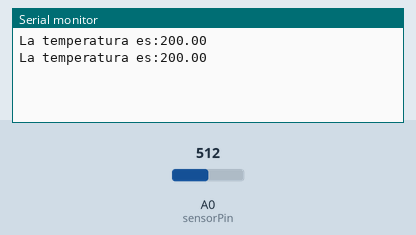
Simulated run of this sketch. Board: Arduino Uno, built with avr-gcc and run on an emulated ATmega328P. On the bench: the last lines printed to the serial monitor. The inputs (shaded band) are chosen by the test bench; at power-on: A0 (sensorPin) = 512.

Above: at 1.8 s.
1.9 s: A0 (sensorPin) set to 716
At 2.3 s:
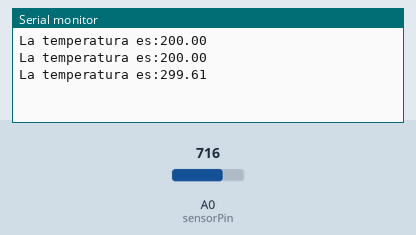
3.4 s: A0 (sensorPin) set to 900
At 4.8 s:
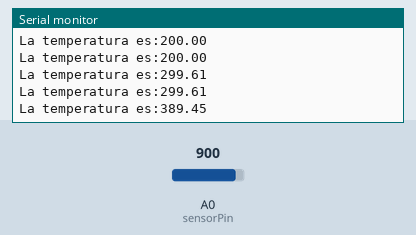
Timing chart, 0 to 6.4 s (numbered marks = the images above; inputs shaded):
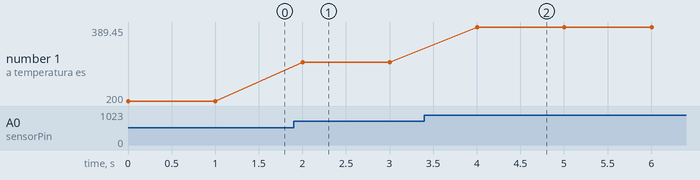

Measured:
- after the input at 1.9 s, the serial monitor: prints a new line after 0.10 s (image 1)
- after the input at 3.4 s, the serial monitor: prints a new line after 0.60 s (image 2)
- plotted number 1: 200 → 299.61 after the input at 1.9 s, 299.61 → 389.45 after the input at 3.4 s

The sketch:

Leer_el_valor_de_temperatura_del_LM35DZ.ino
```cpp
// INCLUIMOS LAS LIBRERÍAS QUE VAMOS A UTILIZAR

// DECLARACIÓN DE VARIABLES
const int sensorPin= A0;

// INICIALIZACIÓN DEL PROGRAMA (SE EJECUTA SOLO UNA VEZ)
void setup()
{
Serial.begin(9600);                // inicializamos el objeto lcd
}

// LOOP CENTRAL DEL PROGRAMA (SE EJECUTA CONSTANTEMENTE DE FORMA SECUENCIAL)
void loop()
{
  int value = analogRead(sensorPin);
  float volts = (value / 1024.0) * 5;
  float celsius = (volts - 0.5 ) * 100;
  Serial.print("La temperatura es:");
  Serial.println(celsius);
  delay(1000);
}
```
